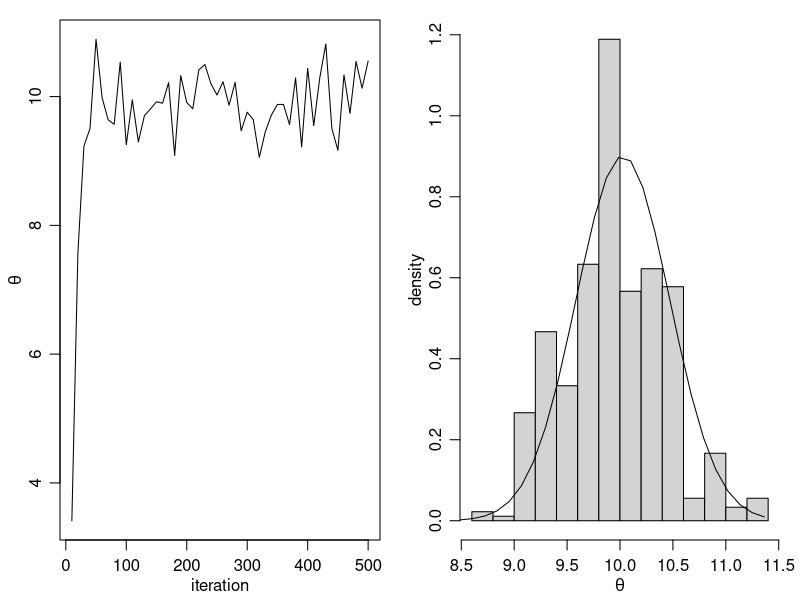
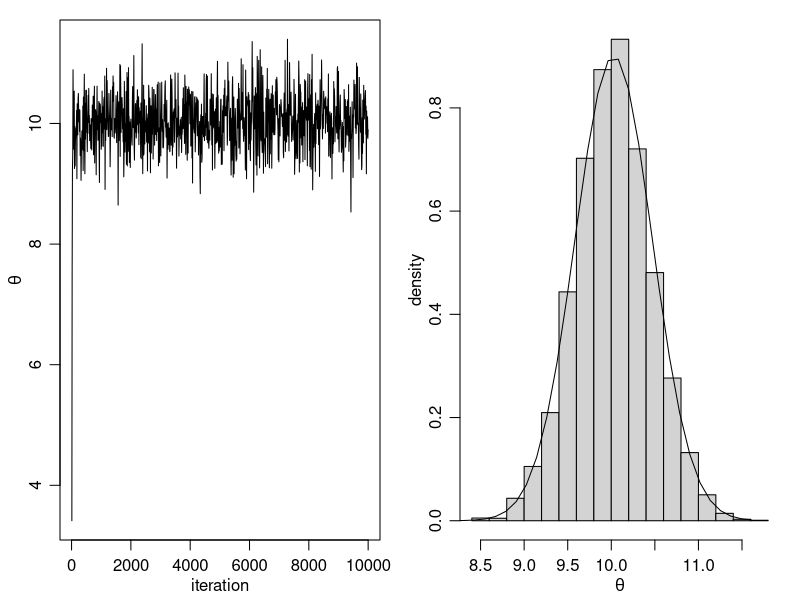

Write R code to recreate these figures, in order.
## ---- chunk 1
knitr::opts_chunk$set(cache=TRUE)
## ---- chunk 2
# setting values 
set.seed(1)
s2<-1 
t2<-10 
mu<-5; 
n<-5

# defining the data
x<-c(9.37, 10.18, 9.16, 11.60, 10.33)
# mean of the normal posterior
mu.n<-( mean(x)*n/s2 + mu/t2 )/( n/s2+1/t2) 
# variance of the normal posterior 
t2.n<-1/(n/s2+1/t2)
## ---- chunk 3
##S = total num of simulations
theta<-0 ; delta<-1 ; S<-500 ; THETA<-NULL

for(s in 1:S){
## simulating our proposal
theta.star<-rnorm(1,theta,sqrt(delta))
##taking the log of the ratio r
log.r<-( sum(dnorm(x,theta.star,sqrt(s2),log=TRUE)) +
dnorm(theta.star,mu,sqrt(t2),log=TRUE) ) -
( sum(dnorm(x,theta,sqrt(s2),log=TRUE)) +
dnorm(theta,mu,sqrt(t2),log=TRUE) )
if(log(runif(1))<log.r) { 
  theta<-theta.star 
}

THETA<-c(THETA,theta) ##updating THETA

}
## ---- chunk 4
length(THETA)
head(THETA)
## ---- chunk 5
# two plots: trace of theta and 
# comparing the empirical distribution
# of simulated values to the true posterior
pdf("metropolis_normal-500.pdf",
    family="Times",height=3.5,width=7)
par(mar=c(3,3,1,1),mgp=c(1.75,.75,0))
par(mfrow=c(1,2))
# creating a sequence
skeep<-seq(10,S,by=10)
# making a trace place
plot(skeep,THETA[skeep],type="l",
xlab="iteration",ylab=expression(theta))
# making a histogram
hist(THETA[-(1:50)],prob=TRUE,main="",
xlab=expression(theta),ylab="density")
th<-seq(min(THETA),max(THETA),length=100)
lines(th,dnorm(th,mu.n,sqrt(t2.n)) )
dev.off()
## ---- chunk 6
S <- 10000
for(s in 1:S)
{
## simulating our proposal
theta.star<-rnorm(1,theta,sqrt(delta))
##taking the log of the ratio r
log.r<-( sum(dnorm(x,theta.star,sqrt(s2),log=TRUE)) +
dnorm(theta.star,mu,sqrt(t2),log=TRUE) ) -
( sum(dnorm(x,theta,sqrt(s2),log=TRUE)) +
dnorm(theta,mu,sqrt(t2),log=TRUE) )
if(log(runif(1))<log.r) { theta<-theta.star }
##updating THETA
THETA<-c(THETA,theta)
}
# two plots: trace of theta and 
# comparing the empirical distribution
# of simulated values to the true posterior
pdf("metropolis_normal-10000.pdf",
    family="Times",height=3.5,width=7)
par(mar=c(3,3,1,1),mgp=c(1.75,.75,0))
par(mfrow=c(1,2))
# creating a sequence
skeep<-seq(10,S,by=10)
# making a trace place
plot(skeep,THETA[skeep],type="l",
xlab="iteration",ylab=expression(theta))
# making a histogram
hist(THETA[-(1:50)],prob=TRUE,main="",
xlab=expression(theta),ylab="density")
th<-seq(min(THETA),max(THETA),length=100)
lines(th,dnorm(th,mu.n,sqrt(t2.n)) )
dev.off()
